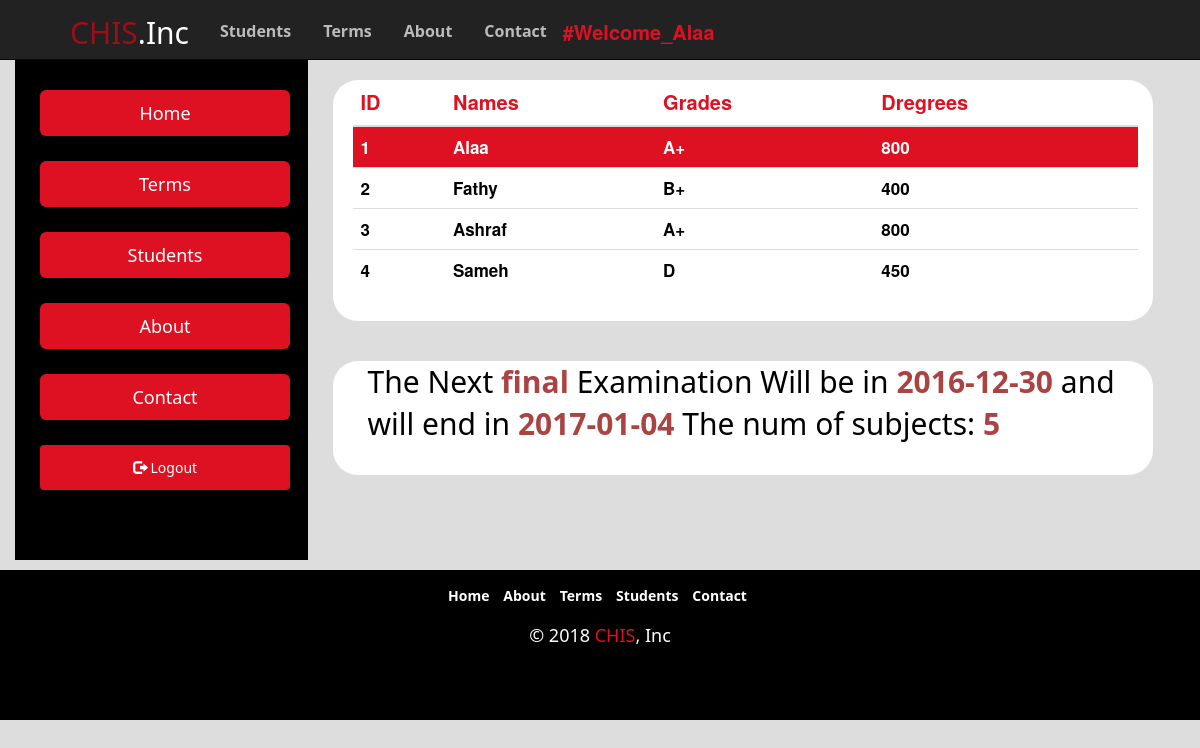
Page /Students/index.php (signed in) on the committed database.
### tables this page shows
CREATE TABLE `students` (
  `id` int(10) NOT NULL,
  `stu_name` varchar(30) NOT NULL,
  `stu_grade` varchar(10) NOT NULL,
  `stu_deg` int(10) NOT NULL
);

CREATE TABLE `exams` (
  `id` int(10) NOT NULL,
  `exam_date_start` date NOT NULL,
  `exam_date_end` date NOT NULL,
  `exam_type` varchar(30) NOT NULL,
  `exam_num` int(10) NOT NULL
);

### php/student.php (called while the page is built, shortened)
<?php
	$object = new Database("../models/info.php");
	$conn = $object->Connect();
	$query = "SELECT * FROM `students`";
	$sql = @mysqli_query($conn, $query);
?>

### php/exam.php (called while the page is built, shortened)
<?php
	$query = "SELECT * FROM `exams`";
	$sql = @mysqli_query($conn, $query);
?>

### Students/index.php (the view, shortened to what this page needs)
<!DOCTYPE HTML>
<html lang="en">
<head>
	<link rel="stylesheet" type="text/css" href="css/normalize.css">
	<?php include '../includes/links.php';  include '../includes/tools.php'; ?>
</head>
<body>
	<?php include '../includes/header.php';?>
	<section class="sec">
		<div class="container">
			<div class="row">
				<div class="col-md-3" id="sidebar">
					<?php include '../includes/head.php'; ?>
					<button style="margin-left: 10px; height:45px; margin-bottom: 10px; background-color: #d12; color: #fff; width: 250px;" class="btn slogout grow" onclick="window.location.href='../includes/userlogout.php'">
						<span class="glyphicon glyphicon-log-out" aria-hidden="true"></span> Logout
					</button>
				</div>
				<div id="aside" class="col-md-9">
					<div class="row">
						<div id="div1" class="col-md-12">
							<?php include '../php/student.php'; ?>
							<table class="table">
								<thead>
									<tr>
										<th>ID</th>
										<th>Names</th>
										<th>Grades</th>
										<th>Dregrees</th>
									</tr>
								</thead>
								<tbody>
								<?php
									while($row = mysqli_fetch_array($sql, MYSQLI_ASSOC)){
										echo "<tr>";
										if($row['stu_name'] == $_SESSION['username']){
											echo "<td id=\"hightlight\" class=\"tdata\">".$row['id']."</td>";
											echo "<td id=\"hightlight\" class=\"tdata\">".ucfirst($row['stu_name'])."</td>";
											echo "<td id=\"hightlight\" class=\"tdata\">".$row['stu_grade']."</td>";
											echo "<td id=\"hightlight\" class=\"tdata\">".$row['stu_deg']."</td>";
										}else{
											echo "<td class=\"tdata\">".$row['id']."</td>";
											echo "<td class=\"tdata\">".ucfirst($row['stu_name'])."</td>";
											echo "<td class=\"tdata\">".$row['stu_grade']."</td>";
											echo "<td class=\"tdata\">".$row['stu_deg']."</td>";
										}
										echo "</tr>";
									}
								?>
								</tbody>
							</table>
						</div>
						<div id="div1" class="col-md-12">
							<?php
								include '../php/exam.php';
								while($row = mysqli_fetch_array($sql, MYSQLI_ASSOC))
								{
									echo "<p class=\"lead\" style=\"font-size: 30px;\">";
									echo "The Next <span class=\"text-danger\"><b>{$row['exam_type']}</b></span> Examination ";
									echo "Will be in <span class=\"text-danger\"><b>{$row['exam_date_start']}</b></span>";
									echo " and will end in <span class=\"text-danger\"><b>{$row['exam_date_end']}</b></span> ";
									echo " The num of subjects: <span class=\"text-danger\"><b>{$row['exam_num']}</b></span>";
									echo "</p>";
								}
							?>
						</div>
					</div>
				</div>
			</div>
		</div>
	</section>
	<?php include '../includes/footer.php'; ?>
</body>
</html>

### includes/links.php
<?php
	echo "<link rel=\"stylesheet\" type=\"text/css\" href=\"/CHISystem/css/bootstrap.min.css\">";
	echo "<link rel=\"stylesheet\" type=\"text/css\" href=\"/CHISystem/css/app.css\">";
	echo "<link rel=\"stylesheet\" type=\"text/css\" href=\"/CHISystem/css/hover.css\">";
?>

### includes/header.php (shortened to what this page needs)
<nav class="navbar navbar-inverse navbar-fixed-top" role="navigation">
	<div class="container-fuild">
		<div class="navbar-header">
			<a class="navbar-brand" href="/CHISystem">CHIS<span>.Inc</span></a>
		</div>
		<div class="collapse navbar-collapse" id="OurNavBar">
			<ul class="nav navbar-nav">
				<li><a class="btn btn-lg" href="/CHISystem/Students">Students</a></li>
				<li><a class="btn btn-lg" href="/CHISystem/Terms">Terms</a></li>
				<li><a class="btn btn-lg" href="/CHISystem/About">About</a></li>
				<li><a class="btn btn-lg" href="/CHISystem/Contact">Contact</a></li>
			</ul>
			<div id="usernamelogo">
				<?php
					if($_SESSION['username']){
						echo "<span id=\"logo\">#Welcome_".ucfirst($_SESSION['username'])."</span>";
					}
				?>
			</div>
		</div>
	</div>
</nav>

### includes/head.php
<div id="aside" class="text-center">
	<ul class="list-unstyled">
		<li><a class="btn btn-lg" href="/CHISystem">Home</a></li>
		<li><a class="btn btn-lg" href="/CHISystem/Terms">Terms</a></li>
		<li><a class="btn btn-lg" href="/CHISystem/Students">Students</a></li>
		<li><a class="btn btn-lg" href="/CHISystem/About">About</a></li>
		<li><a class="btn btn-lg" href="/CHISystem/Contact">Contact</a></li>
	</ul>
</div>

### includes/footer.php
<footer>
	<div class="container">
		<div class="row">
			<div class="col-md-12">
				<ul class="list-inline">
					<li><a href="/CHISystem/">Home</a></li>
					<li><a href="/CHISystem/About">About</a></li>
					<li><a href="/CHISystem/Terms">Terms</a></li>
					<li><a href="/CHISystem/Students">Students</a></li>
					<li><a href="/CHISystem/Contact">Contact</a></li>
				</ul>
			</div>
			<div class="col-md-12">
				<div class="copyright text-center">
					<h4><?php echo "&copy; ".date('Y')." <span>CHIS</span>, Inc";?></h4>
				</div>
			</div>
		</div>
	</div>
</footer>

### css/app.css (style rules this page uses)
html, body { width: 100%; height: 100%; background-color: #DDD; color: #003; }
h1, h2, h3, h4, h5, h6, a, textarea, p, label, button, input[type="text"], input[type="password"], input[type="phone"], input[type="email"], input[type="submit"] { font-family: 'Segoe UI Light', 'Segoe UI', Arial, Helvetica, sans-serif; }
.sec, .sec1 { margin-bottom: 10px; color: #000; margin-top: 40px; }
.navbar { min-height: 60px; }
.navbar-inverse .navbar-nav > li > a { color: #BBB; padding-top: 20px ;padding-bottom: 15px; font-size: 16px; font-weight: bold; }
.navbar-inverse .navbar-brand { color: #d12; font-size: 30px; line-height: 35px; padding-left: 70px }
.navbar-inverse .navbar-brand span { color: #fff; }
#usernamelogo { color: #fff; padding-top: 18px; }
#logo { color: #d12; font-weight: bold; font-size: 20px; }
#sidebar { background-color: #000; height: 500px; margin-top: 20px; overflow: hidden; }
#aside { padding: 10px; color: #fff; }
#aside ul li a { background-color: #d12; margin-top: 20px; width: 250px; margin-bottom: 5px; color: #fff; }
#aside p { padding-left: 15px; }
#div1 { background-color: #fff; padding-left: 20px; padding-bottom: 10px; border-radius: 25px; max-width: 820px; margin: 30px 0px 10px 30px; color: #000; }
#div1 table th { font-size: 20px; font-weight: bolder; color: #d12; }
.tdata { font-size: 17px; font-weight: bold; }
#hightlight { background-color: #d12; color: #fff; }
footer { padding: 15px; text-align: center; background-color: #000; height: 150px; }
footer .copyright h4 { color: #fff; }
footer .copyright h4 span { color: #d12; }
footer ul li a { color: #fff; text-decoration: none; font-weight: bold; }

### css/hover.css (style rules this page uses)
.grow { display: inline-block; -webkit-transition-duration: 0.3s; transition-duration: 0.3s; -webkit-transition-property: transform; transition-property: transform; -webkit-transform: translateZ(0); transform: translateZ(0); box-shadow: 0 0 1px rgba(0, 0, 0, 0); }

### rows in the picture
students: id "1", stu_name "Alaa", stu_grade "A+", stu_deg "800"
students: id "2", stu_name "Fathy", stu_grade "B+", stu_deg "400"
students: id "3", stu_name "Ashraf", stu_grade "A+", stu_deg "800"
students: id "4", stu_name "Sameh", stu_grade "D", stu_deg "450"
exams: exam_type "final", exam_date_start "2016-12-30", exam_date_end "2017-01-04", exam_num "5"

### other values in the picture
$_SESSION['username'] "Alaa"
